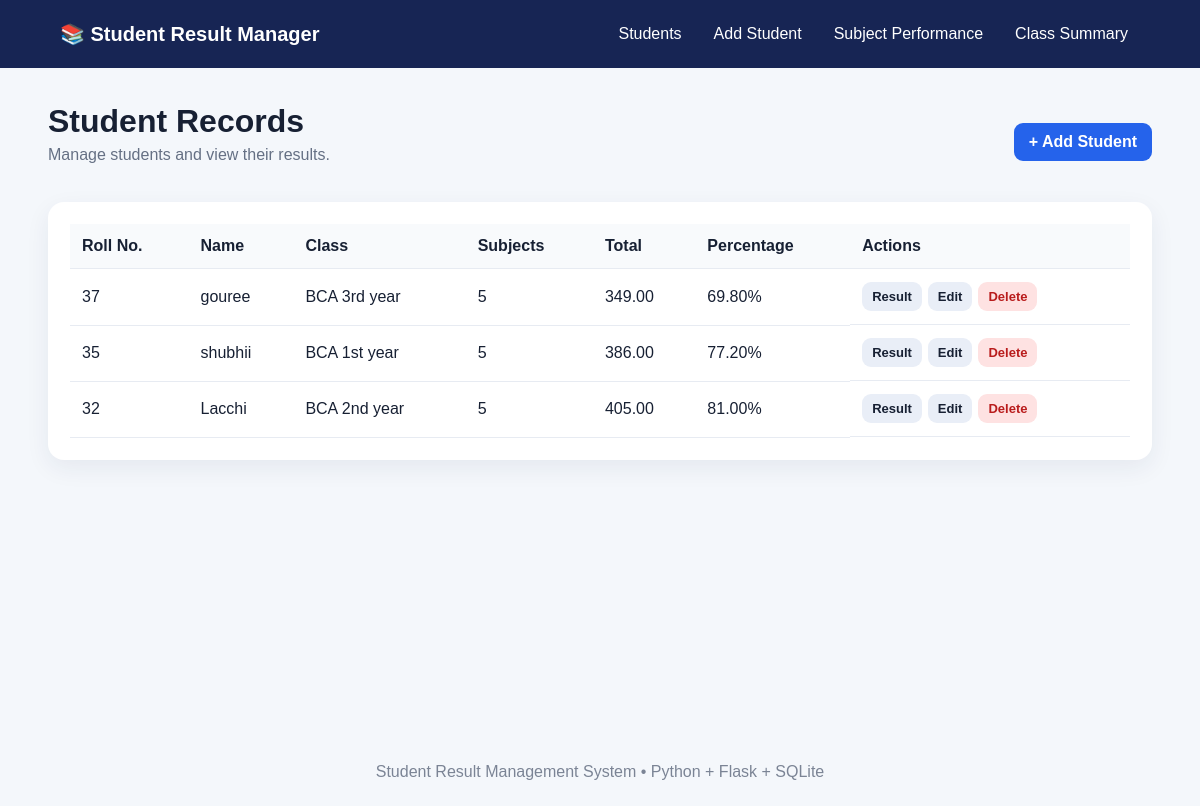
The page / on the database its author committed.
### tables this page shows
CREATE TABLE students (
            id INTEGER PRIMARY KEY AUTOINCREMENT,
            roll_no TEXT NOT NULL UNIQUE,
            name TEXT NOT NULL,
            class_name TEXT NOT NULL,
            created_at TIMESTAMP DEFAULT CURRENT_TIMESTAMP
        );

### app.py (the view)
@app.route("/")
def index():
    conn = get_db()
    students = conn.execute("""
        SELECT s.*, COUNT(m.id) AS subject_count,
               COALESCE(SUM(m.marks), 0) AS total_marks
        FROM students s
        LEFT JOIN marks m ON s.id = m.student_id
        GROUP BY s.id
        ORDER BY s.id DESC
    """).fetchall()
    conn.close()
    rows = []
    for student in students:
        subject_count = student["subject_count"]
        total = student["total_marks"]
        percentage = total / subject_count if subject_count else 0
        rows.append({**dict(student), "percentage": percentage})
    return render_template("index.html", students=rows)

### app.py (called while the page is built)
def get_db():
    conn = sqlite3.connect(DB_PATH)
    conn.row_factory = sqlite3.Row
    conn.execute("PRAGMA foreign_keys = ON")
    return conn

@app.context_processor
def inject_year():
    from datetime import datetime
    return {"current_year": datetime.now().year}

### templates/index.html (shortened to what this page needs)
{% extends "base.html" %}
{% block content %}
<div class="page-head">
    <div>
        <h1>Student Records</h1>
        <p>Manage students and view their results.</p>
    </div>
    <a class="btn primary" href="{{ url_for('add_student') }}">+ Add Student</a>
</div>
<div class="card table-wrap">
<table>
    <thead>
        <tr>
            <th>Roll No.</th><th>Name</th><th>Class</th><th>Subjects</th>
            <th>Total</th><th>Percentage</th><th>Actions</th>
        </tr>
    </thead>
    <tbody>
    {% for s in students %}
        <tr>
            <td>{{ s.roll_no }}</td>
            <td>{{ s.name }}</td>
            <td>{{ s.class_name }}</td>
            <td>{{ s.subject_count }}</td>
            <td>{{ "%.2f"|format(s.total_marks) }}</td>
            <td>{{ "%.2f"|format(s.percentage) }}%</td>
            <td class="actions">
                <a class="btn small" href="{{ url_for('view_student', student_id=s.id) }}">Result</a>
                <a class="btn small" href="{{ url_for('edit_student', student_id=s.id) }}">Edit</a>
                <form method="post" action="{{ url_for('delete_student', student_id=s.id) }}" onsubmit="return confirm('Delete this student?');">
                    <button class="btn small danger" type="submit">Delete</button>
                </form>
            </td>
        </tr>
    {% else %}
        <tr><td colspan="7" class="empty">No students added yet.</td></tr>
    {% endfor %}
    </tbody>
</table>
</div>
{% endblock %}

### static/style.css (style rules this page uses)
* { box-sizing: border-box; }
body { margin: 0; font-family: Arial, Helvetica, sans-serif; background: #f4f7fb; color: #172033; }
.page-head { display:flex; justify-content:space-between; align-items:center; gap:20px; margin-bottom:22px; }
h1 { margin:0 0 6px; }
p { color:#657084; margin-top:0; }
.card, .form-card { background:white; border-radius:16px; padding:22px; box-shadow:0 8px 25px rgba(23,37,84,.07); }
.table-wrap { overflow-x:auto; }
table { width:100%; border-collapse:collapse; min-width:720px; }
th, td { padding:13px 12px; border-bottom:1px solid #e7ebf2; text-align:left; }
th { background:#f8fafc; }
.actions { display:flex; gap:6px; align-items:center; }
.actions form { margin:0; }
.btn { display:inline-block; border:0; background:#e9eef7; color:#172033; text-decoration:none; padding:10px 15px; border-radius:9px; cursor:pointer; font-weight:600; }
.btn.primary { background:#2563eb; color:white; }
.btn.danger { background:#fee2e2; color:#b91c1c; }
.btn.small { padding:7px 10px; font-size:13px; }

### rows shown on the page
students: roll_no "37", name "gouree", class_name "BCA 3rd year", subject_count "5", total_marks "349.00", percentage "69.80"
students: roll_no "35", name "shubhii", class_name "BCA 1st year", subject_count "5", total_marks "386.00", percentage "77.20"
students: roll_no "32", name "Lacchi", class_name "BCA 2nd year", subject_count "5", total_marks "405.00", percentage "81.00"
